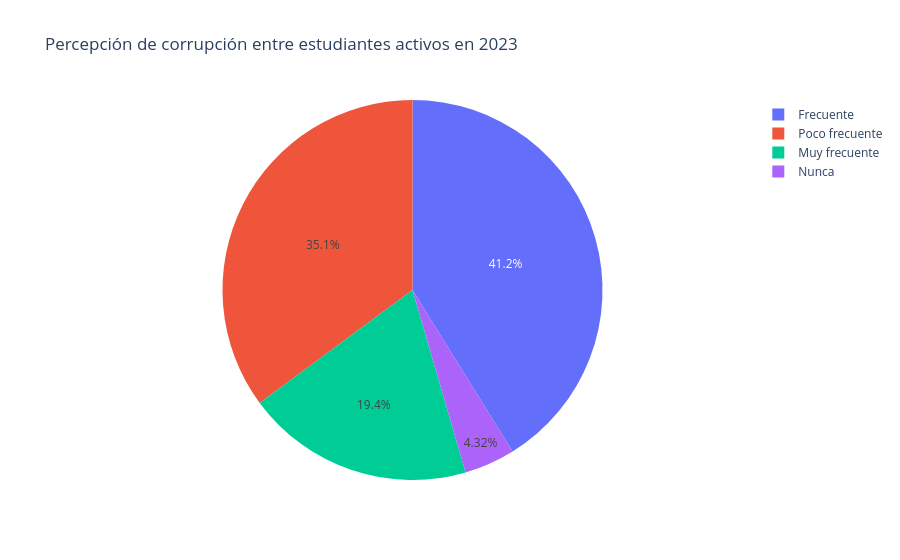

Notebook source saved alongside this figure:
### Code cell
# Plot de pie chart sobre perceción de corrupción

dict_per = {
    1: 'Muy frecuente',
    2: 'Frecuente',
    3: 'Poco frecuente',
    4: 'Nunca'
}

fig = px.pie(ndf['P3_3_01'].map(dict_per), names='P3_3_01', title='Percepción de corrupción entre estudiantes activos en 2023')
fig.show()

### Figure 1 — Plotly figure (JSON) as saved in the notebook; plotly's stock layout.template omitted (floating-point values rounded to 4 significant figures; data arrays with more than 128 entries replaced by an {"elided": "..."} marker saying what was removed)
{"data": [{"domain": {"x": [0, 1], "y": [0, 1]}, "hovertemplate": "P3_3_01=%{label}<extra></extra>", "labels": {"elided": "2548 str values"}, "legendgroup": "", "name": "", "showlegend": true, "type": "pie"}], "layout": {"legend": {"tracegroupgap": 0}, "title": {"text": "Percepción de corrupción entre estudiantes activos en 2023"}}}
